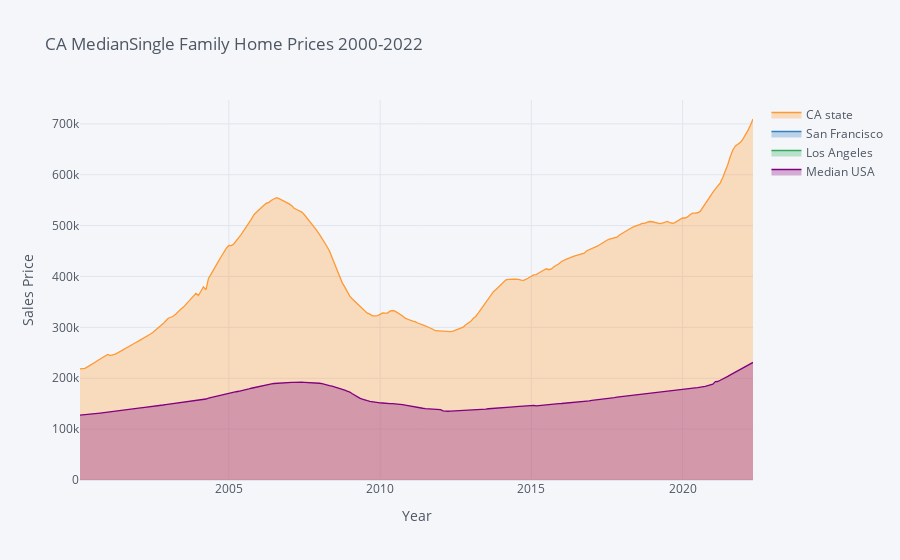

Source (notebook cell):
### Code cell
import cufflinks as cf
cf.go_offline()
df_comparison.iplot(title="CA MedianSingle Family Home Prices 2000-2022", 
    xTitle="Year", yTitle="Sales Price",#bestfit=True, bestfit_colors=["pink"],
    #subplots=True,
    shape=(4,1),
    #subplot_titles=True, fill=True,)
    fill=True)

### Figure 1 — Plotly figure (JSON) as saved in the notebook; plotly's stock layout.template omitted (floating-point values rounded to 4 significant figures; data arrays with more than 128 entries replaced by an {"elided": "..."} marker saying what was removed)
{"data": [{"fill": "tozeroy", "fillcolor": "rgba(255, 153, 51, 0.3)", "line": {"color": "rgba(255, 153, 51, 1.0)", "dash": "solid", "shape": "linear", "width": 1.3}, "mode": "lines", "name": "CA state", "text": "", "type": "scatter", "x": {"elided": "277 str values"}, "y": {"elided": "277 mixed values"}}, {"fill": "tozeroy", "fillcolor": "rgba(55, 128, 191, 0.3)", "line": {"color": "rgba(55, 128, 191, 1.0)", "dash": "solid", "shape": "linear", "width": 1.3}, "mode": "lines", "name": "San Francisco", "text": "", "type": "scatter", "x": {"elided": "277 str values"}, "y": {"elided": "277 str values"}}, {"fill": "tozeroy", "fillcolor": "rgba(50, 171, 96, 0.3)", "line": {"color": "rgba(50, 171, 96, 1.0)", "dash": "solid", "shape": "linear", "width": 1.3}, "mode": "lines", "name": "Los Angeles", "text": "", "type": "scatter", "x": {"elided": "277 str values"}, "y": {"elided": "277 str values"}}, {"fill": "tozeroy", "fillcolor": "rgba(128, 0, 128, 0.3)", "line": {"color": "rgba(128, 0, 128, 1.0)", "dash": "solid", "shape": "linear", "width": 1.3}, "mode": "lines", "name": "Median USA", "text": "", "type": "scatter", "x": {"elided": "277 str values"}, "y": {"elided": "277 mixed values"}}], "layout": {"legend": {"bgcolor": "#F5F6F9", "font": {"color": "#4D5663"}}, "paper_bgcolor": "#F5F6F9", "plot_bgcolor": "#F5F6F9", "title": {"font": {"color": "#4D5663"}, "text": "CA MedianSingle Family Home Prices 2000-2022"}, "xaxis": {"gridcolor": "#E1E5ED", "showgrid": true, "tickfont": {"color": "#4D5663"}, "title": {"font": {"color": "#4D5663"}, "text": "Year"}, "zerolinecolor": "#E1E5ED"}, "yaxis": {"gridcolor": "#E1E5ED", "showgrid": true, "tickfont": {"color": "#4D5663"}, "title": {"font": {"color": "#4D5663"}, "text": "Sales Price"}, "zerolinecolor": "#E1E5ED"}}}
